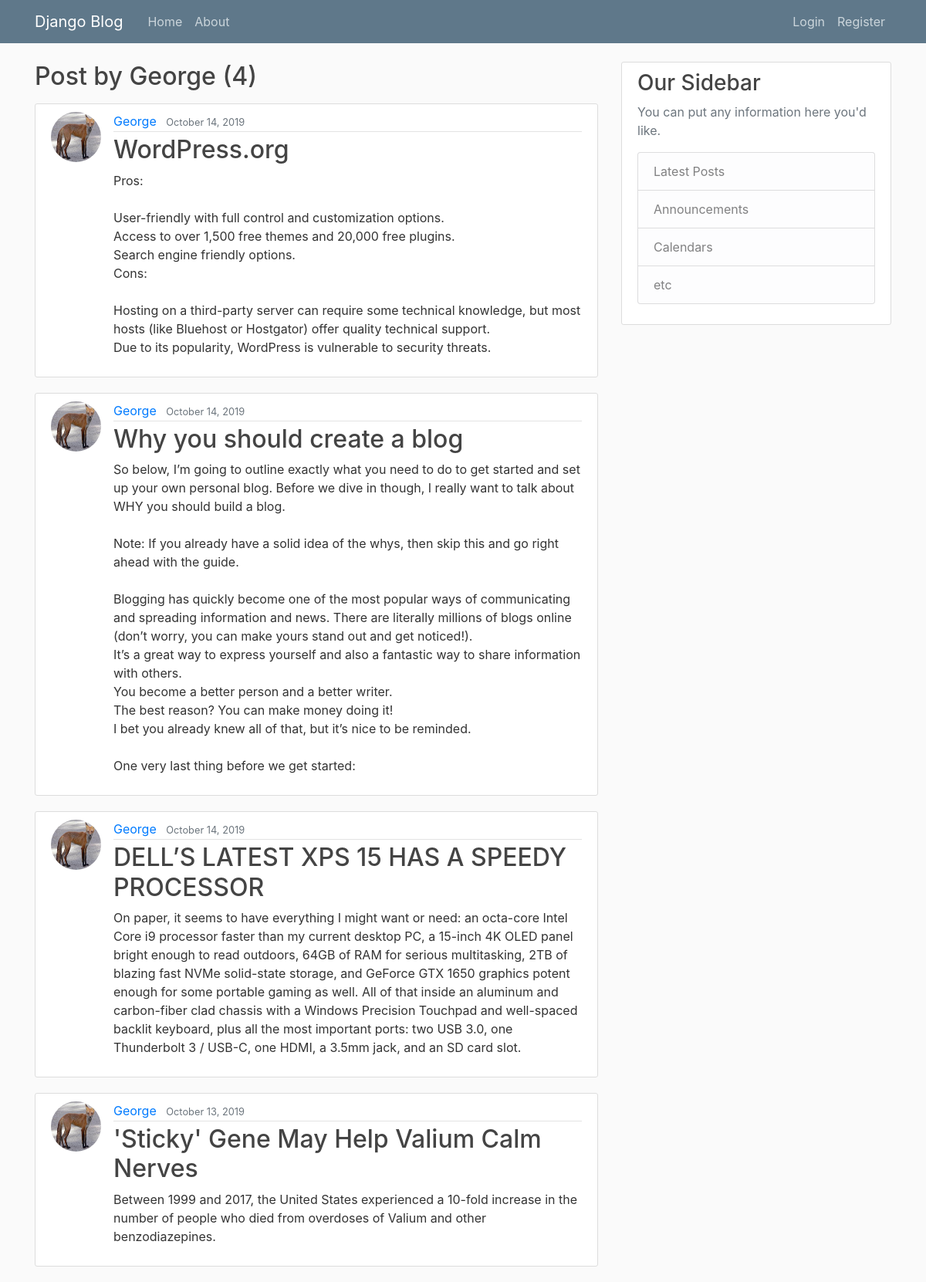
The page /user/George/ on the database its author committed.
### blog/models.py (models this page shows, shortened)
class Post(models.Model):
	title=models.CharField(max_length=100)
	content=models.TextField()
	datecreated=models.DateTimeField(default=timezone.now)
	author = models.ForeignKey(User, on_delete=models.CASCADE)

### users/models.py (models this page shows, shortened)
class Profile(models.Model):
	user=models.OneToOneField(User, on_delete=models.CASCADE)
	image=models.ImageField(default='default.jpg', upload_to='profile_pics')

### blog/views.py (the view)
# urls.py: path('user/<str:username>/', UserPostListView.as_view(), name='user-posts'),
class UserPostListView(ListView):
	model=Post
	template_name='blog/user_posts.html' #app/model_List.gtml
	context_object_name='posts'
	paginate_by=5
	def get_queryset(self):
		user = get_object_or_404(User, username=self.kwargs.get('username'))
		return Post.objects.filter(author=user).order_by('-datecreated')

### blog/templates/blog/user_posts.html (shortened to what this page needs)
{% extends "blog/base.html" %}
{% block content %}
	<h2 class="mb-3">Post by {{ view.kwargs.username }} ({{ page_obj.paginator.count}})</h2>
	{% for post in posts %}
	<article class="media content-section">
	<img class='rounded-circle article-img' src="{{post.author.profile.image.url }}"> </img>
	  <div class="media-body">
	    <div class="article-metadata">
	      <a class="mr-2" href="{% url 'user-posts' post.author.username %}">{{ post.author }}</a>
	      <small class="text-muted">{{ post.datecreated|date:"F d, Y" }}</small>
	    </div>
	    <h2><a class="article-title" href="{% url 'post-detail' post.id %}">{{ post.title }}</a></h2>
	    <p class="article-content">{{ post.content }}</p>
	  </div>
	</article>
	{% endfor %}
{% endblock content %}

### blog/static/blog/main.css (style rules this page uses)
body { background: #fafafa; color: #333333; margin-top: 5rem; }
h1, h2, h3, h4, h5, h6 { color: #444444; }
.content-section { background: #ffffff; padding: 10px 20px; border: 1px solid #dddddd; border-radius: 3px; margin-bottom: 20px; }
.article-title { color: #444444; }
.article-content { white-space: pre-line; }
.article-img { height: 65px; width: 65px; margin-right: 16px; }
.article-metadata { padding-bottom: 1px; margin-bottom: 4px; border-bottom: 1px solid #e3e3e3 }

### rows shown on the page
Post: author.profile.image (picture), author "George", datecreated "October 14, 2019", title "WordPress.org", content "Pros: User-friendly with full control and customization options. Access to over 1,500 free themes and 20,000 free plugins. Search engine friendly options. Cons: Hosting on a third-party server can require some technical knowledge, but most hosts (like Bluehost or Hostgator) offer quality technical support. Due to its popularity, WordPress is vulnerable to security threats."
Post: author.profile.image (picture), author "George", datecreated "October 14, 2019", title "Why you should create a blog", content "So below, I’m going to outline exactly what you need to do to get started and set up your own personal blog. Before we dive in though, I really want to talk about WHY you should build a blog. Note: If you already have a solid idea of the whys, then skip this and go right ahead with the guide. Blogging has quickly become one of the most popular ways of communicating and spreading information and news. There are literally millions of blogs online (don’t worry, you can make yours stand out and get noticed!). It’s a great way to express yourself and also a fantastic way to share information with others. You become a better person and a better writer. The best reason? You can make money doing…"
Post: author.profile.image (picture), author "George", datecreated "October 14, 2019", title "DELL’S LATEST XPS 15 HAS A SPEEDY PROCESSOR", content "On paper, it seems to have everything I might want or need: an octa-core Intel Core i9 processor faster than my current desktop PC, a 15-inch 4K OLED panel bright enough to read outdoors, 64GB of RAM for serious multitasking, 2TB of blazing fast NVMe solid-state storage, and GeForce GTX 1650 graphics potent enough for some portable gaming as well. All of that inside an aluminum and carbon-fiber clad chassis with a Windows Precision Touchpad and well-spaced backlit keyboard, plus all the most important ports: two USB 3.0, one Thunderbolt 3 / USB-C, one HDMI, a 3.5mm jack, and an SD card slot."
Post: author.profile.image (picture), author "George", datecreated "October 13, 2019", title "'Sticky' Gene May Help Valium Calm Nerves", content "Between 1999 and 2017, the United States experienced a 10-fold increase in the number of people who died from overdoses of Valium and other benzodiazepines."

### other values the page prints
{{ view.kwargs.username }} "George"
{{ page_obj.paginator.count }} "4"
